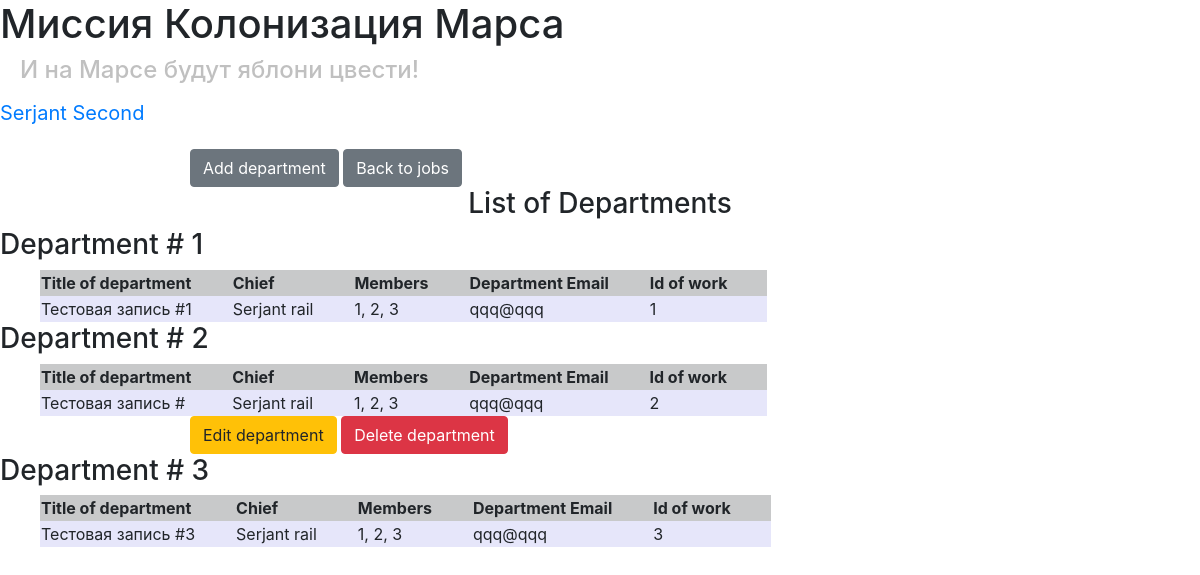
The page /departments (signed in) on the database its author committed.
### data/users.py (models this page shows, shortened)
class User(SqlAlchemyBase, UserMixin, SerializerMixin):
    __tablename__ = 'users'
    id = sqlalchemy.Column(sqlalchemy.Integer,
                           primary_key=True, autoincrement=True)
    email = sqlalchemy.Column(sqlalchemy.String,
                              index=True, unique=True, nullable=True)
    surname = sqlalchemy.Column(sqlalchemy.String, nullable=True)
    name = sqlalchemy.Column(sqlalchemy.String, nullable=True)
    about = sqlalchemy.Column(sqlalchemy.String, nullable=True)
    age = sqlalchemy.Column(sqlalchemy.Integer, nullable=True)
    position = sqlalchemy.Column(sqlalchemy.String, nullable=True)
    speciality = sqlalchemy.Column(sqlalchemy.String, nullable=True)
    address = sqlalchemy.Column(sqlalchemy.String, nullable=True)
    hashed_password = sqlalchemy.Column(sqlalchemy.String, nullable=True)
    created_date = sqlalchemy.Column(sqlalchemy.DateTime,
                                     default=datetime.datetime.now)
    city_from = sqlalchemy.Column(sqlalchemy.String, nullable=True)
    news = orm.relation("News", back_populates='user')

### data/departments.py (models this page shows)
class Department(SqlAlchemyBase, SerializerMixin):
    __tablename__ = 'departments'
    id = sqlalchemy.Column(sqlalchemy.Integer,
                           primary_key=True, autoincrement=True)
    author = sqlalchemy.Column(sqlalchemy.Integer, sqlalchemy.ForeignKey("users.id"))
    title = sqlalchemy.Column(sqlalchemy.String)
    chef = sqlalchemy.Column(sqlalchemy.Integer)
    members = sqlalchemy.Column(sqlalchemy.String)
    email = sqlalchemy.Column(sqlalchemy.String)
    user = orm.relation('User')

### main.py (the view)
@app.route('/departments',  methods=['GET', 'POST'])
@login_required
def departments_show():
    session = create_session()
    jobs = session.query(Department).all()
    jobs_leads = []
    for i in jobs:
        lead = session.query(User).get(i.chef)
        if lead:
            jobs_leads.append((lead.name, lead.surname, lead.id))
        else:
            jobs_leads.append((None, None, None))
    return render_template("departments_table.html", jobs=jobs, leads=jobs_leads)

### data/db_session.py (called while the page is built)
def create_session() -> Session:
    global __factory
    return __factory()

### main.py (called while the page is built)
@login_manager.user_loader
def load_user(user_id):
    session = create_session()
    return session.query(User).get(user_id)

### templates/departments_table.html
{% extends "base.html" %}
{% block content %}
{% if current_user.is_authenticated %}
    <div>
        <a href="/add_department" class="btn btn-secondary">Add department</a>
        <a href="/" class="btn btn-secondary">Back to jobs</a>
    </div>
{% endif %}
<center>
    <h3>List of Departments</h3>
</center>
{% for job in jobs%}
<h3>Department # {{loop.index}}</h3>
<table style="margin-left:40px;">
    <tr bgcolor="#C8C9CA">
        <th style="padding-right: 40px;">Title of department</th>
        <th style="padding-right: 40px;">Chief</th>
        <th style="padding-right: 40px;">Members</th>
        <th style="padding-right: 40px;">Department Email</th>
        <th style="padding-right: 40px;">Id of work</th>
    </tr>
    <tr bgcolor="#E6E6FA">
        <td style="padding-right: 40px;">{{job.title}}</td>
        <td style="padding-right: 40px;">{{leads[loop.index - 1][0]}} {{leads[loop.index - 1][1]}}</td>
        <td style="padding-right: 40px;">{{job.members}}</td>
        <td style="padding-right: 40px;">{{job.email}}</td>
        <td style="padding-right: 40px;">{{job.id}}</td>
    </tr>
</table>
{% if current_user.is_authenticated and current_user == job.user or current_user.id == 1 or current_user.id == leads[loop.index - 1][2]%}
    <div>
        <a href="/department/{{ job.id }}" class="btn btn-warning">Edit department</a>
        <a href="/department_delete/{{ job.id }}" class="btn btn-danger">Delete department</a>
    </div>
{% endif %}
{% endfor %}
{% endblock %}

### templates/base.html (shortened to what this page needs)
<!DOCTYPE html>
<html lang="ru">
<head>
    <link rel="stylesheet"
          href="https://stackpath.bootstrapcdn.com/bootstrap/4.4.1/css/bootstrap.min.css"
>
    <link rel="stylesheet" type="text/css" href="/static/css/2.css"/>
</head>
<body>
<h1>Миссия Колонизация Марса</h1>
<h4>И на Марсе будут яблони цвести!</h4>
<nav>
    {% if current_user.is_authenticated %}
    <p>
        <a class="navbar-brand" href="/logout">{{ current_user.name}} {{ current_user.surname}}</a>
    </p>
    {% else %}
        <p>
            <a class="btn btn-primary " href="/register">Register</a>
            <a class="btn btn-success" href="/login">Log in</a>
        </p>
    {% endif %}
</nav>
{% block content %}
{% endblock %}
</body>
</html>

### static/css/2.css (style rules this page uses)
h4 { padding-left: 20px; color: #c0c0c0 }
div { margin-left: 190px; }

### rows shown on the page
User: name "Serjant", surname "Second"
Department: title "Тестовая запись #1", members "1, 2, 3", email "qqq@qqq", id "1"
User: name "Serjant", surname "rail"
Department: title "Тестовая запись #", members "1, 2, 3", email "qqq@qqq", id "2"
Department: title "Тестовая запись #3", members "1, 2, 3", email "qqq@qqq", id "3"
